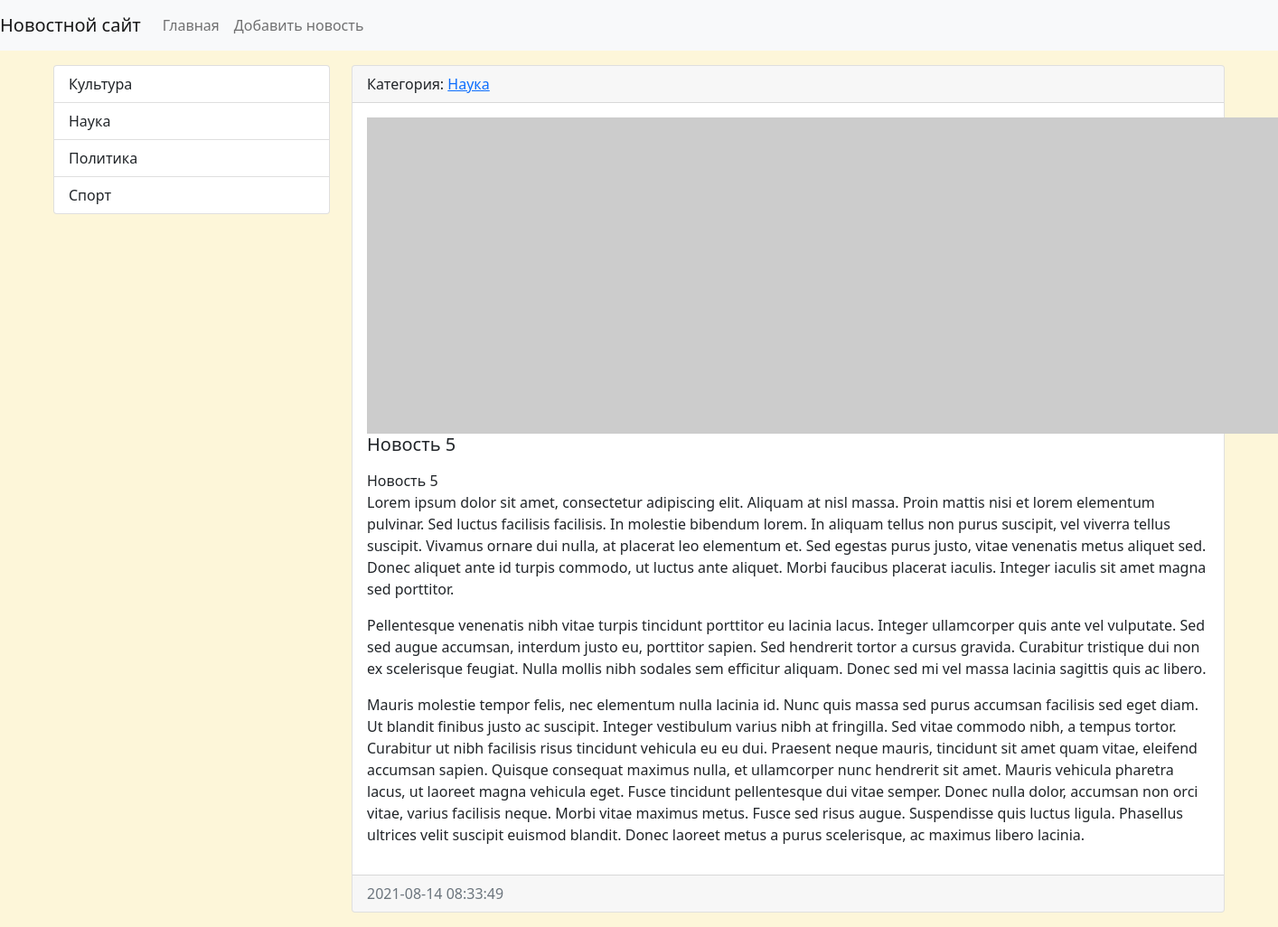
Page /news/5/ on the committed database.
### news/models.py (models this page shows, shortened)
class Category(models.Model):
    title = models.CharField(max_length=150, db_index=True, verbose_name='Наименование категории')
    def get_absolute_url(self):
        return reverse('category', kwargs={"category_id": self.pk})
    def __str__(self):
        return self.title
    class Meta:
        verbose_name = 'Категория'
        verbose_name_plural = 'Категории'
        ordering = ['title']

class News(models.Model):
    title = models.CharField(max_length=150, verbose_name='Наименование')
    content = models.TextField(blank=True, verbose_name='Контент')
    created_at = models.DateTimeField(auto_now_add=True, verbose_name='Дата публикации')
    updated_at = models.DateTimeField(auto_now=True, verbose_name='Обновлено')
    photo = models.ImageField(upload_to='photos/%Y/%m/%d/', verbose_name='Фото', blank=True)
    is_published = models.BooleanField(default=True, verbose_name='Опубликовано')
    category = models.ForeignKey('Category', on_delete=models.PROTECT, null=True, verbose_name='Категория')
    class Meta:
        verbose_name = 'Новость'
        verbose_name_plural = 'Новости'
        ordering = ['-created_at']

### news/views.py (the view)
# urls.py: path('news/<int:pk>/', ViewsNews.as_view(), name='view_news'),
class ViewsNews(DetailView):
    model = News
    context_object_name = 'news_item'

### news/templatetags/news_tags.py (called while the page is built)
@register.inclusion_tag('news/list_categories.html')
def show_categories(arg1='Hello', arg2='world'):
    categories = Category.objects.all()
    return {"categories": categories, "arg1": arg1, "arg2": arg2}

### news/templates/news/news_detail.html (shortened to what this page needs)
{% extends 'base.html' %}
{% block sidebar %}
{% include 'inc/_sidebar.html' %}
{% endblock %}
{% block content %}
<div class="card mb-3">
    <div class="card-header">
        Категория: <a href="{{ news_item.category.get_absolute_url }}">{{ news_item.category }}</a>
    </div>
    <div class="card-body">
        {% if item.photo %}
        <img src="{{ news_item.photo.url }}" alt="" width="350" class="float-left mr-3">
        {% else %}
        <img src="https://picsum.photos/id/1060/350/235/?blur=2" alt="" class="float-left mr-3">
        {% endif %}
        <h5 class="card-title">{{ news_item.title }}</h5>
        <p class="card-text">{{ news_item.content|safe|linebreaks }}</p>
    </div>
    <div class="card-footer text-muted">
        {{ news_item.created_at|date:"Y-m-d H:i:s" }}
    </div>
</div>
{% endblock %}

### news/templates/news/list_categories.html
<div class="list-group">
    {% for item in categories %}
    <a href="{{ item.get_absolute_url }}" class="list-group-item list-group-item-action">{{ item.title }}</a>
    {% endfor %}
</div>

### mysite/static/css/style.css (style rules this page uses)
body { background-color: #FDF6D9; }

### rows in the picture
Category: title "Культура"
Category: title "Наука"
Category: title "Политика"
Category: title "Спорт"
News: category "Наука", title "Новость 5", content "Новость 5 Lorem ipsum dolor sit amet, consectetur adipiscing elit. Aliquam at nisl massa. Proin mattis nisi et lorem elementum pulvinar. Sed luctus facilisis facilisis. In molestie bibendum lorem. In aliquam tellus non purus suscipit, vel viverra tellus suscipit. Vivamus ornare dui nulla, at placerat leo elementum et. Sed egestas purus justo, vitae venenatis metus aliquet sed. Donec aliquet ante id turpis commodo, ut luctus ante aliquet. Morbi faucibus placerat iaculis. Integer iaculis sit amet magna sed porttitor. Pellentesque venenatis nibh vitae turpis tincidunt porttitor eu lacinia lacus. Integer ullamcorper quis ante vel vulputate. Sed sed augue accumsan, interdum justo eu, porttitor…", created_at "2021-08-14 08:33:49"
